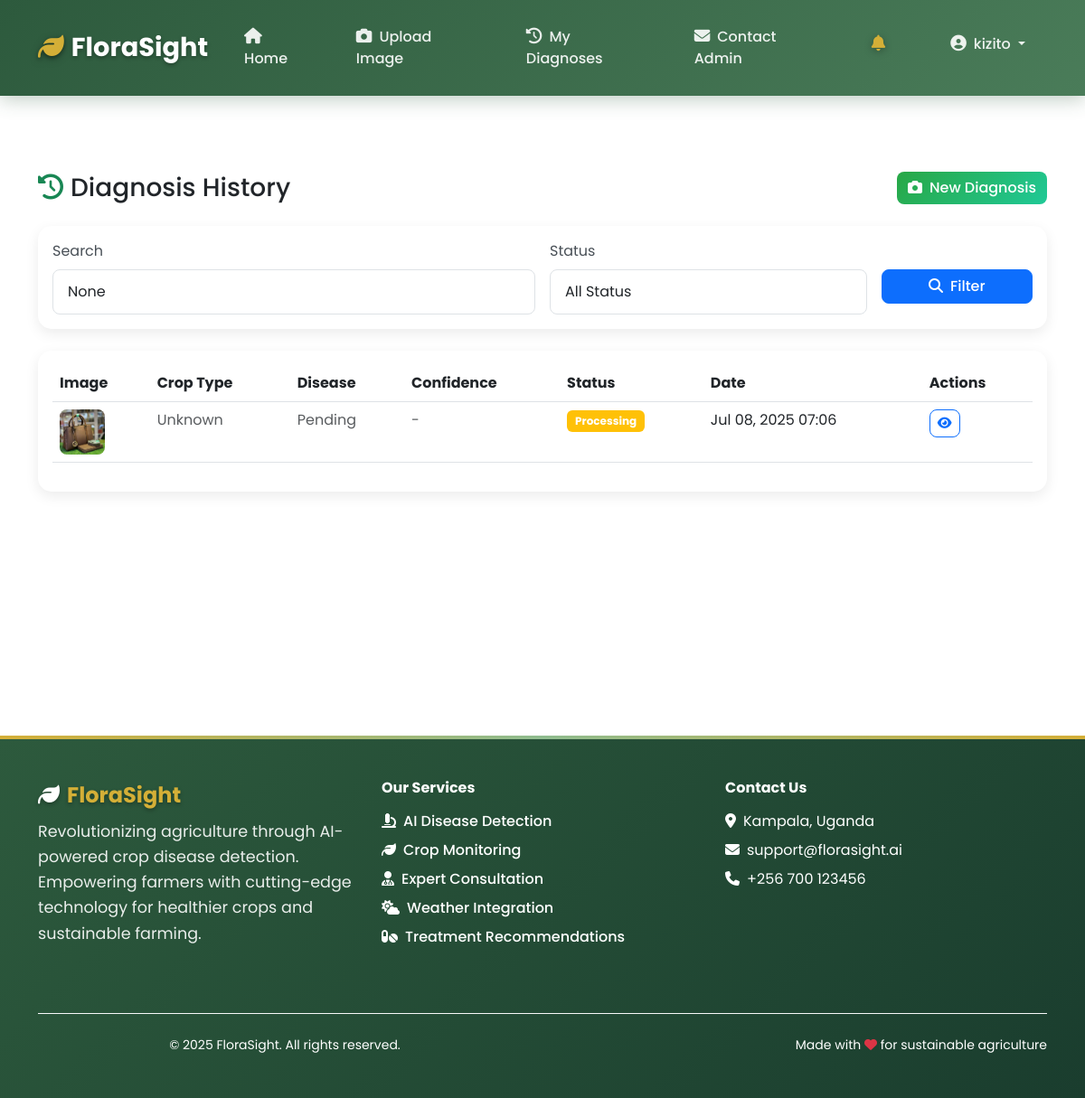
The page /diagnoses/ (signed in) on the database as committed earlier.
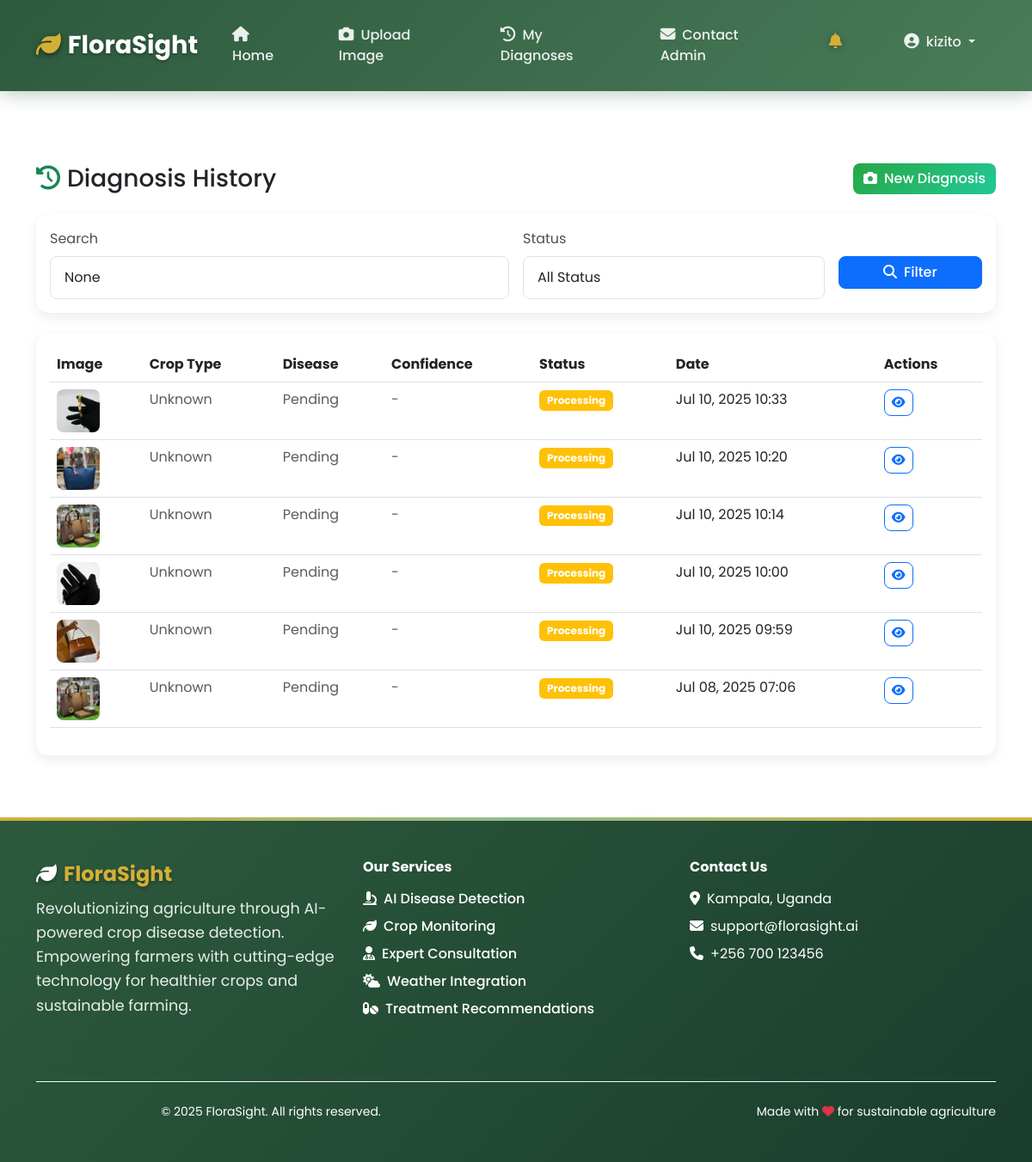
The same page on the database as committed later.
### crops/models.py (models this page shows, shortened)
class Diagnosis(models.Model):
    id = models.UUIDField(primary_key=True, default=uuid.uuid4, editable=False)
    user = models.ForeignKey(User, on_delete=models.CASCADE)
    crop_image = models.ImageField(upload_to='crop_images/')
    crop_type = models.ForeignKey(CropType, on_delete=models.SET_NULL, null=True, blank=True)
    predicted_disease = models.ForeignKey(Disease, on_delete=models.SET_NULL, null=True, blank=True)
    confidence_score = models.FloatField(null=True, blank=True)
    severity_level = models.CharField(max_length=20, blank=True)
    affected_area_percentage = models.FloatField(null=True, blank=True)
    temperature = models.FloatField(null=True, blank=True)
    humidity = models.FloatField(null=True, blank=True)
    soil_ph = models.FloatField(null=True, blank=True)
    status = models.CharField(max_length=20, choices=[
        ('processing', 'Processing'),
        ('completed', 'Completed'),
        ('failed', 'Failed'),
    ], default='processing')
    notes = models.TextField(blank=True)
    created_at = models.DateTimeField(auto_now_add=True)
    updated_at = models.DateTimeField(auto_now=True)
    class Meta:
        ordering = ['-created_at']

### crops/views.py (the view)
# urls.py: path('diagnoses/', views.diagnosis_history, name='diagnosis_history'),
@login_required
def diagnosis_history(request):
    diagnoses = Diagnosis.objects.filter(user=request.user).order_by('-created_at')
    search_query = request.GET.get('search')
    if search_query:
        diagnoses = diagnoses.filter(
            Q(predicted_disease__name__icontains=search_query) |
            Q(crop_type__name__icontains=search_query)
        )
    status_filter = request.GET.get('status')
    if status_filter:
        diagnoses = diagnoses.filter(status=status_filter)
    paginator = Paginator(diagnoses, 10)
    page_number = request.GET.get('page')
    page_obj = paginator.get_page(page_number)
    context = {
        'page_obj': page_obj,
        'search_query': search_query,
        'status_filter': status_filter,
    }
    return render(request, 'crops/diagnosis_history.html', context)

### templates/crops/diagnosis_history.html (shortened to what this page needs)
{% extends 'base.html' %}
{% load static %}
{% block content %}
<div class="container py-4">
    <div class="row">
        <div class="col-12">
            <div class="d-flex justify-content-between align-items-center mb-4">
                <h1 class="h3 mb-0">
                    <i class="fas fa-history me-2 text-success"></i>Diagnosis History
                </h1>
                <a href="{% url 'crops:upload_image' %}" class="btn btn-success">
                    <i class="fas fa-camera me-2"></i>New Diagnosis
                </a>
            </div>
        </div>
    </div>
    <div class="row mb-4">
        <div class="col-12">
            <div class="card">
                <div class="card-body">
                    <form method="get" class="row g-3">
                        <div class="col-md-6">
                            <label for="search" class="form-label">Search</label>
                            <input type="text" class="form-control" id="search" name="search"
                                   value="{{ search_query }}" placeholder="Search by disease or crop type...">
                        </div>
                        <div class="col-md-4">
                            <label for="status" class="form-label">Status</label>
                            <select class="form-control" id="status" name="status">
                                <option value="">All Status</option>
                            </select>
                        </div>
                        <div class="col-md-2">
                            <label class="form-label">&nbsp;</label>
                            <div class="d-grid">
                                <button type="submit" class="btn btn-primary">
                                    <i class="fas fa-search me-2"></i>Filter
                                </button>
                            </div>
                        </div>
                    </form>
                </div>
            </div>
        </div>
    </div>
    <div class="row">
        <div class="col-12">
            <div class="card">
                <div class="card-body">
                    {% if page_obj %}
                    <div class="table-responsive">
                        <table class="table table-hover">
                            <thead>
                                <tr>
                                    <th>Image</th>
                                    <th>Crop Type</th>
                                    <th>Disease</th>
                                    <th>Confidence</th>
                                    <th>Status</th>
                                    <th>Date</th>
                                    <th>Actions</th>
                                </tr>
                            </thead>
                            <tbody>
                                {% for diagnosis in page_obj %}
                                <tr class="searchable-item">
                                    <td>
                                        <img src="{{ diagnosis.crop_image.url }}"
                                             alt="Crop" class="diagnosis-thumb">
                                    </td>
                                    <td>
                                        {% if diagnosis.crop_type %}
                                            {{ diagnosis.crop_type.name }}
                                        {% else %}
                                            <span class="text-muted">Unknown</span>
                                        {% endif %}
                                    </td>
                                    <td>
                                        {% if diagnosis.predicted_disease %}
                                            <span class="badge bg-danger">{{ diagnosis.predicted_disease.name }}</span>
                                        {% else %}
                                            <span class="text-muted">Pending</span>
                                        {% endif %}
                                    </td>
                                    <td>
                                        {% if diagnosis.confidence_score %}
                                            {{ diagnosis.confidence_score|floatformat:1 }}%
                                        {% else %}
                                            <span class="text-muted">-</span>
                                        {% endif %}
                                    </td>
                                    <td>
                                        <span class="badge bg-{% if diagnosis.status == 'completed' %}success{% elif diagnosis.status == 'processing' %}warning{% else %}danger{% endif %}">
                                            {{ diagnosis.get_status_display }}
                                        </span>
                                    </td>
                                    <td>{{ diagnosis.created_at|date:"M d, Y H:i" }}</td>
                                    <td>
                                        <a href="{% url 'crops:diagnosis_detail' diagnosis.id %}"
                                           class="btn btn-sm btn-outline-primary" title="View Details">
                                            <i class="fas fa-eye"></i>
                                        </a>
                                    </td>
                                </tr>
                                {% endfor %}
                            </tbody>
                        </table>
                    </div>
                    {% endif %}
                </div>
            </div>
        </div>
    </div>
</div>
{% endblock %}

### templates/base.html (shortened to what this page needs)
{% load static %}
<!DOCTYPE html>
<html lang="en">
<head>
    <link href="https://cdn.jsdelivr.net/npm/bootstrap@5.3.0/dist/css/bootstrap.min.css" rel="stylesheet">
    <link rel="stylesheet" href="https://cdnjs.cloudflare.com/ajax/libs/font-awesome/6.4.0/css/all.min.css">
    <link rel="stylesheet" href="{% static 'css/style.css' %}">
</head>
<body>
    <nav class="navbar navbar-expand-lg navbar-dark fixed-top">
        <div class="container">
            <a class="navbar-brand" href="{% url 'crops:home' %}">
                <i class="fas fa-leaf me-2"></i>FloraSight
            </a>
            <div class="collapse navbar-collapse" id="navbarNav">
                <ul class="navbar-nav me-auto">
                    {% if user.is_authenticated %}
                        {% if user.is_staff %}
                            <li class="nav-item">
                                <a class="nav-link" href="{% url 'crops:admin_panel' %}">
                                    <i class="fas fa-cogs"></i>Admin Panel
                                </a>
                            </li>
                        {% else %}
                            <li class="nav-item">
                                <a class="nav-link" href="{% url 'crops:home' %}">
                                    <i class="fas fa-home"></i>Home
                                </a>
                            </li>
                            <li class="nav-item">
                                <a class="nav-link" href="{% url 'crops:upload_image' %}">
                                    <i class="fas fa-camera"></i>Upload Image
                                </a>
                            </li>
                            <li class="nav-item">
                                <a class="nav-link" href="{% url 'crops:diagnosis_history' %}">
                                    <i class="fas fa-history"></i>My Diagnoses
                                </a>
                            </li>
                            <li class="nav-item">
                                <a class="nav-link" href="{% url 'crops:send_message_to_admin' %}">
                                    <i class="fas fa-envelope"></i>Contact Admin
                                </a>
                            </li>
                        {% endif %}
                    {% else %}
                        <li class="nav-item">
                            <a class="nav-link" href="{% url 'crops:home' %}">
                                <i class="fas fa-home"></i>Home
                            </a>
                        </li>
                    {% endif %}
                </ul>
                <ul class="navbar-nav ms-auto">
                    {% if user.is_authenticated %}
                        <li class="nav-item dropdown me-3">
                            <a class="nav-link notification-bell" href="#" data-bs-toggle="dropdown">
                                <i class="fas fa-bell"></i>
                            </a>
                        </li>
                        <li class="nav-item dropdown">
                            <a class="nav-link dropdown-toggle" href="#" role="button" data-bs-toggle="dropdown">
                                <i class="fas fa-user-circle me-2"></i>{{ user.username }}
                            </a>
                        </li>
                    {% endif %}
                </ul>
            </div>
        </div>
    </nav>
    <main class="main-content">
        {% block content %}{% endblock %}
    </main>
<footer class="footer py-5 mt-5" style="background-color: #2e7d32;">
    <div class="container footer-content text-white">
        <div class="row">
            <div class="col-lg-4 mb-4">
                <div class="footer-brand mb-2 fw-bold fs-4">
                    <i class="fas fa-leaf me-2 text-white"></i>FloraSight
                </div>
                <p class="footer-description">
                    Revolutionizing agriculture through AI-powered crop disease detection.
                    Empowering farmers with cutting-edge technology for healthier crops and sustainable farming.
                </p>
            </div>
            <div class="col-lg-4 col-md-6 mb-4">
                <h6 class="fw-bold mb-3">Our Services</h6>
                <div class="footer-links d-flex flex-column gap-2">
                    <a href="#" class="text-white"><i class="fas fa-microscope me-2 text-white"></i>AI Disease Detection</a>
                    <a href="#" class="text-white"><i class="fas fa-leaf me-2 text-white"></i>Crop Monitoring</a>
                    <a href="#" class="text-white"><i class="fas fa-user-md me-2 text-white"></i>Expert Consultation</a>
                    <a href="#" class="text-white"><i class="fas fa-cloud-sun me-2 text-white"></i>Weather Integration</a>
                    <a href="#" class="text-white"><i class="fas fa-pills me-2 text-white"></i>Treatment Recommendations</a>
                </div>
            </div>
            <div class="col-lg-4 col-md-6 mb-4">
                <h6 class="fw-bold mb-3">Contact Us</h6>
                <p class="mb-2">
                    <i class="fas fa-map-marker-alt me-2 text-white"></i>Kampala, Uganda
                </p>
                <p class="mb-2">
                    <i class="fas fa-envelope me-2 text-white"></i>support@florasight.ai
                </p>
                <p>
                    <i class="fas fa-phone me-2 text-white"></i>+256 700 123456
                </p>
            </div>
        </div>
        <div class="footer-bottom pt-4 border-top border-light mt-4">
            <div class="row align-items-center">
                <div class="col-md-6">
                    <p class="mb-0 small">
                        &copy; 2025 FloraSight. All rights reserved.
                    </p>
                </div>
                <div class="col-md-6 text-md-end">
                    <p class="mb-0 small">
                        Made with <i class="fas fa-heart text-danger"></i> for sustainable agriculture
                    </p>
                </div>
            </div>
        </div>
    </div>
</footer>
</body>
</html>

Rows that differ between the two databases and show on the page:
added Diagnosis: crop_image (picture), shows "Unknown", shows "Pending", status "Processing", created_at "Jul 10, 2025 10:33"
added Diagnosis: crop_image (picture), shows "Unknown", shows "Pending", status "Processing", created_at "Jul 10, 2025 10:20"
added Diagnosis: crop_image (picture), shows "Unknown", shows "Pending", status "Processing", created_at "Jul 10, 2025 10:14"
added Diagnosis: crop_image (picture), shows "Unknown", shows "Pending", status "Processing", created_at "Jul 10, 2025 10:00"
added Diagnosis: crop_image (picture), shows "Unknown", shows "Pending", status "Processing", created_at "Jul 10, 2025 09:59"
